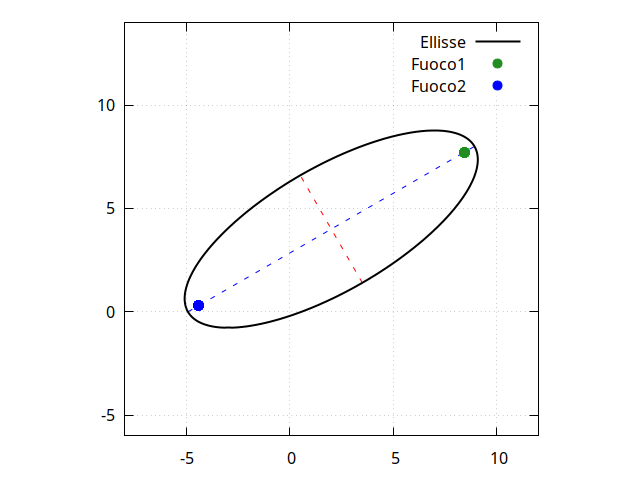

The script that saved this image:
#set terminal wxt persist
set terminal pngcairo
set output 'rotated_ellipse002.png'
set parametric
set trange [0:2*pi]
set samples 500
set size ratio -1
set grid

# 1. Parametri base
x0 = 2
y0 = 4
a = 8
b = 3
angolo_deg = 30
alpha = angolo_deg * pi / 180.0

# 2. Calcolo distanza focale c = sqrt(a^2 - b^2)
c_dist = sqrt(a**2 - b**2)

# 3. Funzioni parametriche per il perimetro dell'ellisse
x(t) = x0 + a*cos(t)*cos(alpha) - b*sin(t)*sin(alpha)
y(t) = y0 + a*cos(t)*sin(alpha) + b*sin(t)*cos(alpha)

# 4. Coordinate dei Fuochi (ruotate)
f1_x = x0 + c_dist * cos(alpha)
f1_y = y0 + c_dist * sin(alpha)
f2_x = x0 - c_dist * cos(alpha)
f2_y = y0 - c_dist * sin(alpha)

# 5. Definizione degli Assi (vettori che partono dal centro)
# Asse maggiore (lungo a)
set arrow from x0 - a*cos(alpha), y0 - a*sin(alpha) to x0 + a*cos(alpha), y0 + a*sin(alpha) nohead lc rgb "blue" dt 2
# Asse minore (lungo b)
set arrow from x0 + b*sin(alpha), y0 - b*cos(alpha) to x0 - b*sin(alpha), y0 + b*cos(alpha) nohead lc rgb "red" dt 2

# Limiti del grafico
set xrange [x0-10 : x0+10]
set yrange [y0-10 : y0+10]

# 6. Plot dell'ellisse e dei fuochi
plot x(t), y(t) with lines title "Ellisse" lw 2 lc rgb "black", \
f1_x,f1_y with points pt 7 ps 1.5 lc rgb "forest-green" title "Fuoco1",\
f2_x,f2_y with points pt 7 ps 1.5 lc rgb "blue" title "Fuoco2"
#"< echo ".f1_x." ".f1_y."\n ".f2_x." ".f2_y."" with points pt 7 ps 1.5 lc rgb "forest-green" title "Fuochi"
